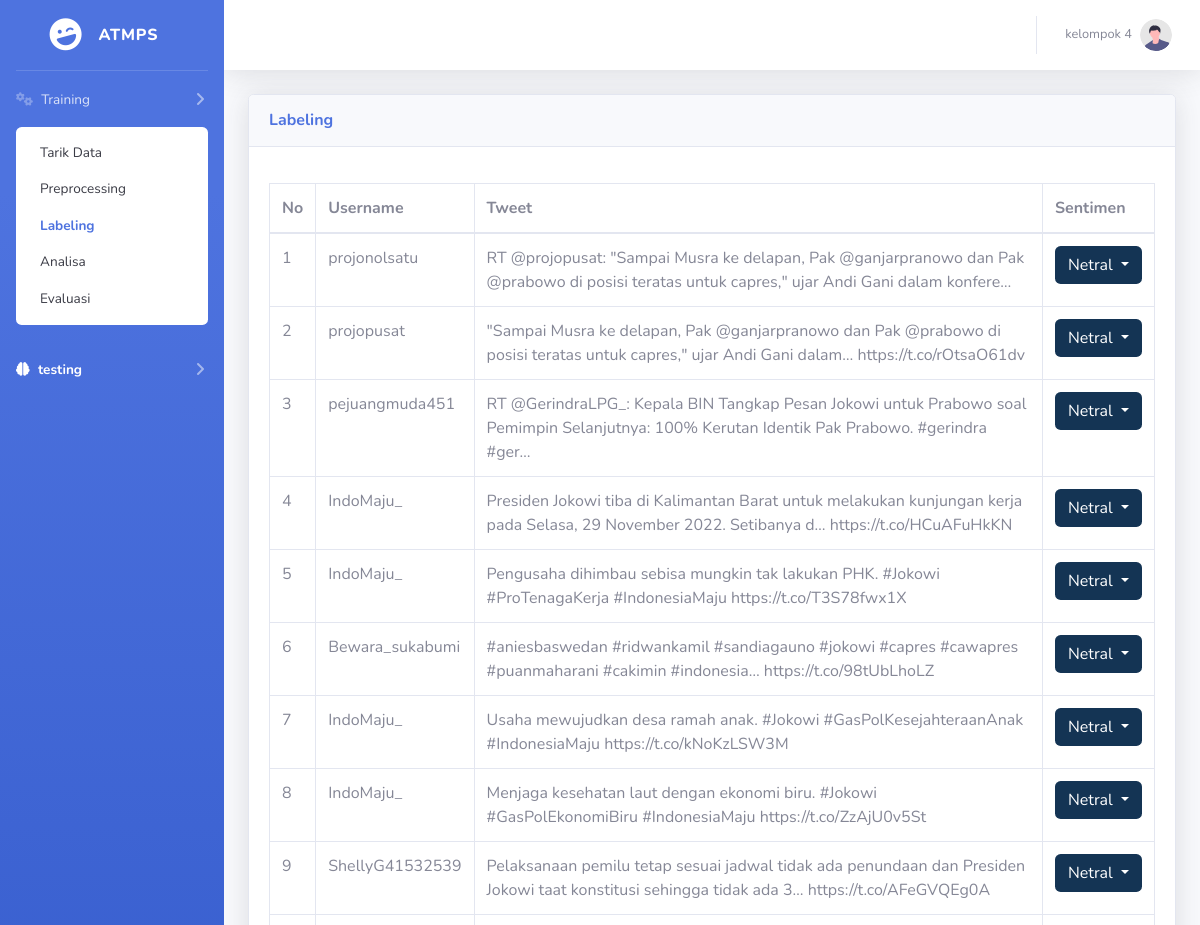
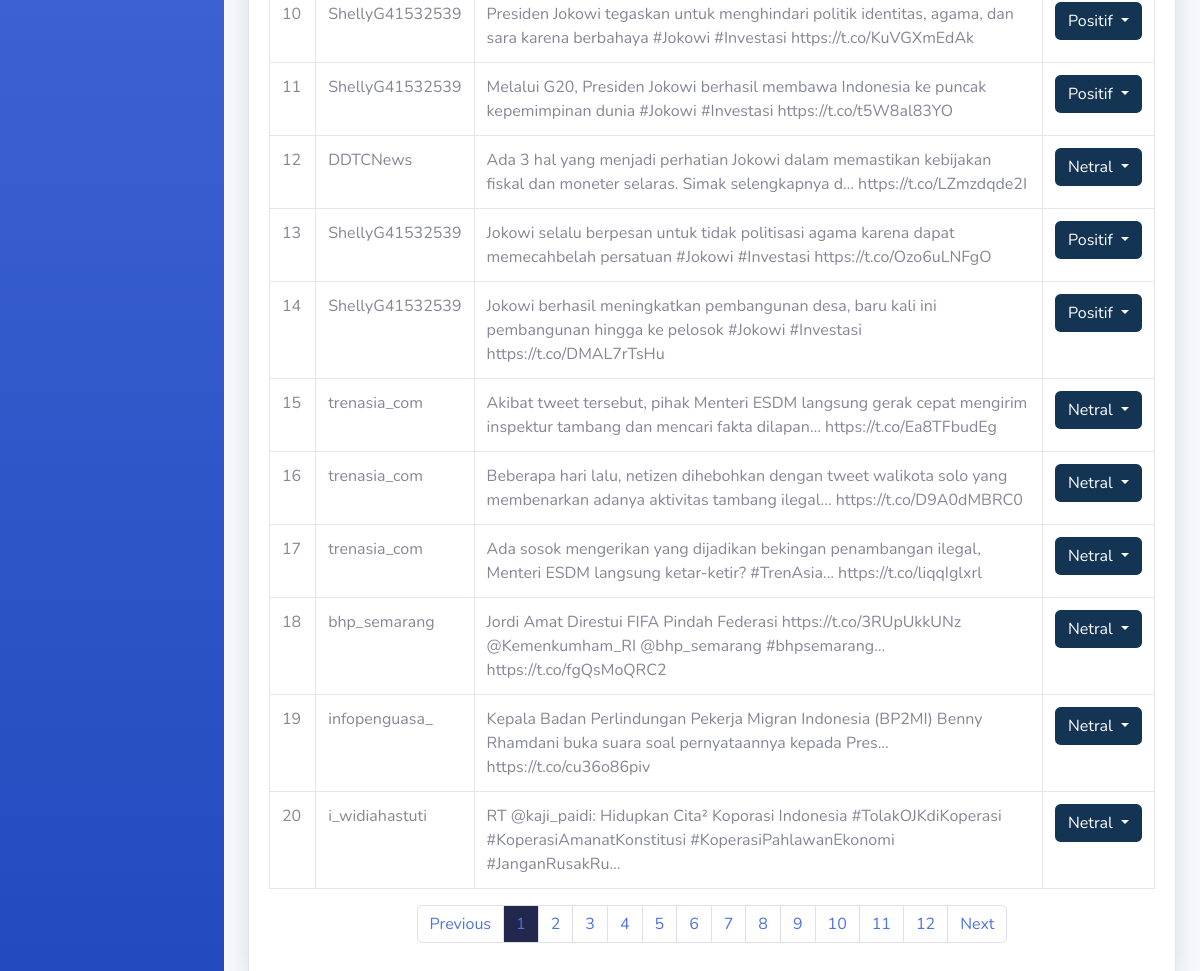
The page /labeling.php on the database its author committed (2 pictures, top to bottom).
### tables this page shows
CREATE TABLE `tweet2` (
  `id` int(11) NOT NULL,
  `user_screen_name` text NOT NULL,
  `text` text NOT NULL,
  `text_bersih` text NOT NULL,
  `sentiment` int(1) NOT NULL DEFAULT 2
);

### labeling.php (the view, shortened to what this page needs)
<?php
   include "koneksi.php";
?>
<!DOCTYPE html>
<html lang="en">
<head>
    <link href="vendor/fontawesome-free/css/all.min.css" rel="stylesheet" type="text/css">
    <link href="css/sb-admin-2.min.css" rel="stylesheet">
    <link rel="stylesheet" href="https://cdnjs.cloudflare.com/ajax/libs/font-awesome/6.1.1/css/all.min.css" />
</head>
<body id="page-top">
    <div id="wrapper">
        <ul class="navbar-nav bg-gradient-primary sidebar sidebar-dark accordion" id="accordionSidebar">
            <a class="sidebar-brand d-flex align-items-center justify-content-center" href="index.php">
                <div class="sidebar-brand-icon rotate-n-15">
                    <i class="fas fa-laugh-wink"></i>
                </div>
                <div class="sidebar-brand-text mx-3">ATMPS <sup></sup></div>
            </a>
            <hr class="sidebar-divider my-0">
            <li class="nav-item">
                <a class="nav-link collapsed" href="#" data-toggle="collapse" data-target="#collapseTwo"
                    aria-expanded="true" aria-controls="collapseTwo">
                    <i class="fa-solid fa-gears"></i>
                    <span>Training</span>
                </a>
                <div id="collapseTwo" class="collapse show" aria-labelledby="headingTwo" data-parent="#accordionSidebar">
                    <div class="bg-white py-2 collapse-inner rounded">
                        <a class="collapse-item" href="index.php">Tarik Data</a>
                        <a class="collapse-item" href="preprocessing.php">Preprocessing</a>
                        <a class="collapse-item active" href="labeling.php">Labeling</a>
                        <a class="collapse-item" href="analisa.php">Analisa</a>
                        <a class="collapse-item" href="evaluasi.php">Evaluasi</a>
                    </div>
                </div>
            </li>
            <li class="nav-item active">
                <a class="nav-link collapsed" href="#" data-toggle="collapse" data-target="#collapseUtilities"
                    aria-expanded="true" aria-controls="collapseUtilities">
                    <i class="fa-solid fa-brain"></i>
                    <span>testing</span>
                </a>
            </li>
        </ul>
        <div id="content-wrapper" class="d-flex flex-column">
            <div id="content">
                <nav class="navbar navbar-expand navbar-light bg-white topbar mb-4 static-top shadow">
                    <ul class="navbar-nav ml-auto">
                        <li class="nav-item dropdown no-arrow">
                            <a class="nav-link dropdown-toggle" href="#" id="userDropdown" role="button"
                                data-toggle="dropdown" aria-haspopup="true" aria-expanded="false">
                                <span class="mr-2 d-none d-lg-inline text-gray-600 small">kelompok 4</span>
                                <img class="img-profile rounded-circle"
                                    src="img/undraw_profile.svg">
                            </a>
                        </li>
                    </ul>
                </nav>
                <div class="container-fluid">
                    <div class="row">
                        <div class="col-xl-12">
                            <div class="card shadow mb-4">
                            <div class="card-header py-3 d-flex flex-row align-items-center justify-content-between">
                                <h6 class="m-0 font-weight-bold text-primary">Labeling</h6>
                            </div>
                                <div class="card-body">
                                <div class="table-responsive mt-3">
                                        <table id="datatableSimple" class="table table-bordered" >
                                        <thead>
                                            <tr>
                                                <th>No</th>
                                                <th>Username</th>
                                                <th>Tweet</th>
                                                <th>Sentimen</th>
                                            </tr>
                                        </thead>
                                        <tbody>
                                            <?php
                                                $batas = 20;
                                                $halaman = isset($_GET['halaman'])?(int)$_GET['halaman'] : 1;
                                                $halaman_awal = ($halaman>1) ? ($halaman * $batas) - $batas : 0;
                                                $previous = $halaman - 1;
                                                $next = $halaman + 1;
                                                $data = mysqli_query($conn,"select * from tweet2");
                                                $jumlah_data = mysqli_num_rows($data);
                                                $total_halaman = ceil($jumlah_data / $batas);
                                                $data = mysqli_query($conn,"select * from tweet2 limit $halaman_awal, $batas");
                                                $nomor = $halaman_awal+1;
                                                while($d = mysqli_fetch_array($data)){
                                                    ?>
                                                    <form name="update_sentimen" method="post" >
                                                    <tr>
                                                        <td><?php echo $nomor++; ?></td>
                                                        <td><?php echo $d['user_screen_name'] ?></td>
                                                        <td><?php echo $d['text'] ?></td>
                                                        <td>
                                                        <div class="dropdown show d-flex justified" >
                                                            <a style="background: #143454;color: white !important" class="btn dropdown-toggle" href="#" role="button" id="dropdownMenuLink" data-toggle="dropdown" aria-haspopup="true" aria-expanded="false">
                                                            <?php
                                                                $hasil = $d['sentiment'];
                                                                if($hasil == 1){
                                                                    $hasil = "Positif";
                                                                } else if($hasil == 0){
                                                                    $hasil = "Negatif";
                                                                } else{
                                                                    $hasil = "Netral";
                                                                }
                                                                echo $hasil;
                                                            ?>
                                                            </a>
                                                        </div>
                                                        </div>
                                                        </td
                                                    </tr>
                                                    </form>
                                                    <?php
                                                }
                                            ?>
                                    <nav>
                                    <ul class="pagination justify-content-center">
                                        <li class="page-item">
                                            <a class="page-link" style="background-color: ;" <?php if($halaman > 1){ echo "href='?halaman=$previous'"; } ?>>Previous</a>
                                        </li>
                                        <?php
                                        for($x=1;$x<=$total_halaman;$x++){
                                            ?>
                                            <li class="page-item"><a class="page-link" <?php if($x == $halaman){ echo 'style="background-color:#21274D"';}?>  href="?halaman=<?php echo $x ?>"><?php echo $x; ?></a></li>
                                            <?php
                                        }
                                        ?>
                                        <li class="page-item">
                                            <a  class="page-link" <?php if($halaman < $total_halaman) { echo "href='?halaman=$next'"; } ?>>Next</a>
                                        </li>
                                    </ul>
                                </nav>
</body>
</html>

### rows shown on the page
tweet2: user_screen_name "projonolsatu", text "RT @projopusat: \"Sampai Musra ke delapan, Pak @ganjarpranowo dan Pak @prabowo di posisi teratas untuk capres,\" ujar Andi Gani dalam konfere…", sentiment "Netral"
tweet2: user_screen_name "projopusat", text "\"Sampai Musra ke delapan, Pak @ganjarpranowo dan Pak @prabowo di posisi teratas untuk capres,\" ujar Andi Gani dalam… https://t.co/rOtsaO61dv", sentiment "Netral"
tweet2: user_screen_name "pejuangmuda451", text "RT @GerindraLPG_: Kepala BIN Tangkap Pesan Jokowi untuk Prabowo soal Pemimpin Selanjutnya: 100% Kerutan Identik Pak Prabowo. #gerindra #ger…", sentiment "Netral"
tweet2: user_screen_name "IndoMaju_", text "Presiden Jokowi tiba di Kalimantan Barat untuk melakukan kunjungan kerja pada Selasa, 29 November 2022. Setibanya d… https://t.co/HCuAFuHkKN", sentiment "Netral"
tweet2: user_screen_name "IndoMaju_", text "Pengusaha dihimbau sebisa mungkin tak lakukan PHK. #Jokowi #ProTenagaKerja #IndonesiaMaju https://t.co/T3S78fwx1X", sentiment "Netral"
tweet2: user_screen_name "Bewara_sukabumi", text "#aniesbaswedan #ridwankamil #sandiagauno #jokowi #capres #cawapres #puanmaharani #cakimin #indonesia… https://t.co/98tUbLhoLZ", sentiment "Netral"
tweet2: user_screen_name "IndoMaju_", text "Usaha mewujudkan desa ramah anak. #Jokowi #GasPolKesejahteraanAnak #IndonesiaMaju https://t.co/kNoKzLSW3M", sentiment "Netral"
tweet2: user_screen_name "IndoMaju_", text "Menjaga kesehatan laut dengan ekonomi biru. #Jokowi #GasPolEkonomiBiru #IndonesiaMaju https://t.co/ZzAjU0v5St", sentiment "Netral"
tweet2: user_screen_name "ShellyG41532539", text "Pelaksanaan pemilu tetap sesuai jadwal tidak ada penundaan dan Presiden Jokowi taat konstitusi sehingga tidak ada 3… https://t.co/AFeGVQEg0A", sentiment "Netral"
tweet2: user_screen_name "ShellyG41532539", text "Presiden Jokowi tegaskan untuk menghindari politik identitas, agama, dan sara karena berbahaya #Jokowi #Investasi https://t.co/KuVGXmEdAk", sentiment "Positif"
tweet2: user_screen_name "ShellyG41532539", text "Melalui G20, Presiden Jokowi berhasil membawa Indonesia ke puncak kepemimpinan dunia #Jokowi #Investasi https://t.co/t5W8al83YO", sentiment "Positif"
tweet2: user_screen_name "DDTCNews", text "Ada 3 hal yang menjadi perhatian Jokowi dalam memastikan kebijakan fiskal dan moneter selaras. Simak selengkapnya d… https://t.co/LZmzdqde2I", sentiment "Netral"
tweet2: user_screen_name "ShellyG41532539", text "Jokowi selalu berpesan untuk tidak politisasi agama karena dapat memecahbelah persatuan #Jokowi #Investasi https://t.co/Ozo6uLNFgO", sentiment "Positif"
tweet2: user_screen_name "ShellyG41532539", text "Jokowi berhasil meningkatkan pembangunan desa, baru kali ini pembangunan hingga ke pelosok #Jokowi #Investasi https://t.co/DMAL7rTsHu", sentiment "Positif"
tweet2: user_screen_name "trenasia_com", text "Akibat tweet tersebut, pihak Menteri ESDM langsung gerak cepat mengirim inspektur tambang dan mencari fakta dilapan… https://t.co/Ea8TFbudEg", sentiment "Netral"
tweet2: user_screen_name "trenasia_com", text "Beberapa hari lalu, netizen dihebohkan dengan tweet walikota solo yang membenarkan adanya aktivitas tambang ilegal… https://t.co/D9A0dMBRC0", sentiment "Netral"
tweet2: user_screen_name "trenasia_com", text "Ada sosok mengerikan yang dijadikan bekingan penambangan ilegal, Menteri ESDM langsung ketar-ketir? #TrenAsia… https://t.co/liqqIglxrl", sentiment "Netral"
tweet2: user_screen_name "bhp_semarang", text "Jordi Amat Direstui FIFA Pindah Federasi https://t.co/3RUpUkkUNz @Kemenkumham_RI @bhp_semarang #bhpsemarang… https://t.co/fgQsMoQRC2", sentiment "Netral"
tweet2: user_screen_name "infopenguasa_", text "Kepala Badan Perlindungan Pekerja Migran Indonesia (BP2MI) Benny Rhamdani buka suara soal pernyataannya kepada Pres… https://t.co/cu36o86piv", sentiment "Netral"
tweet2: user_screen_name "i_widiahastuti", text "RT @kaji_paidi: Hidupkan Cita² Koporasi Indonesia #TolakOJKdiKoperasi #KoperasiAmanatKonstitusi #KoperasiPahlawanEkonomi #JanganRusakRu…", sentiment "Netral"
